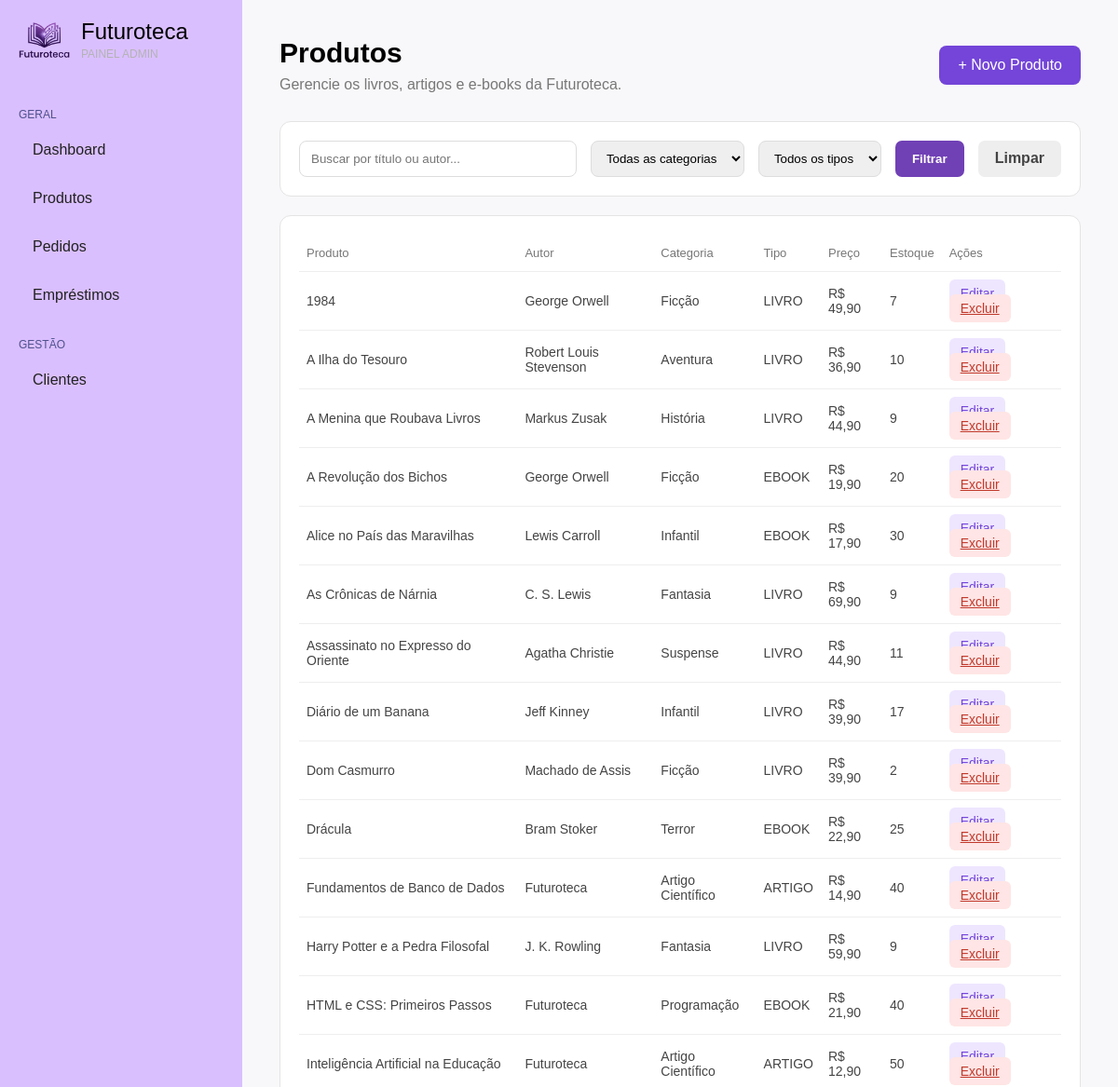
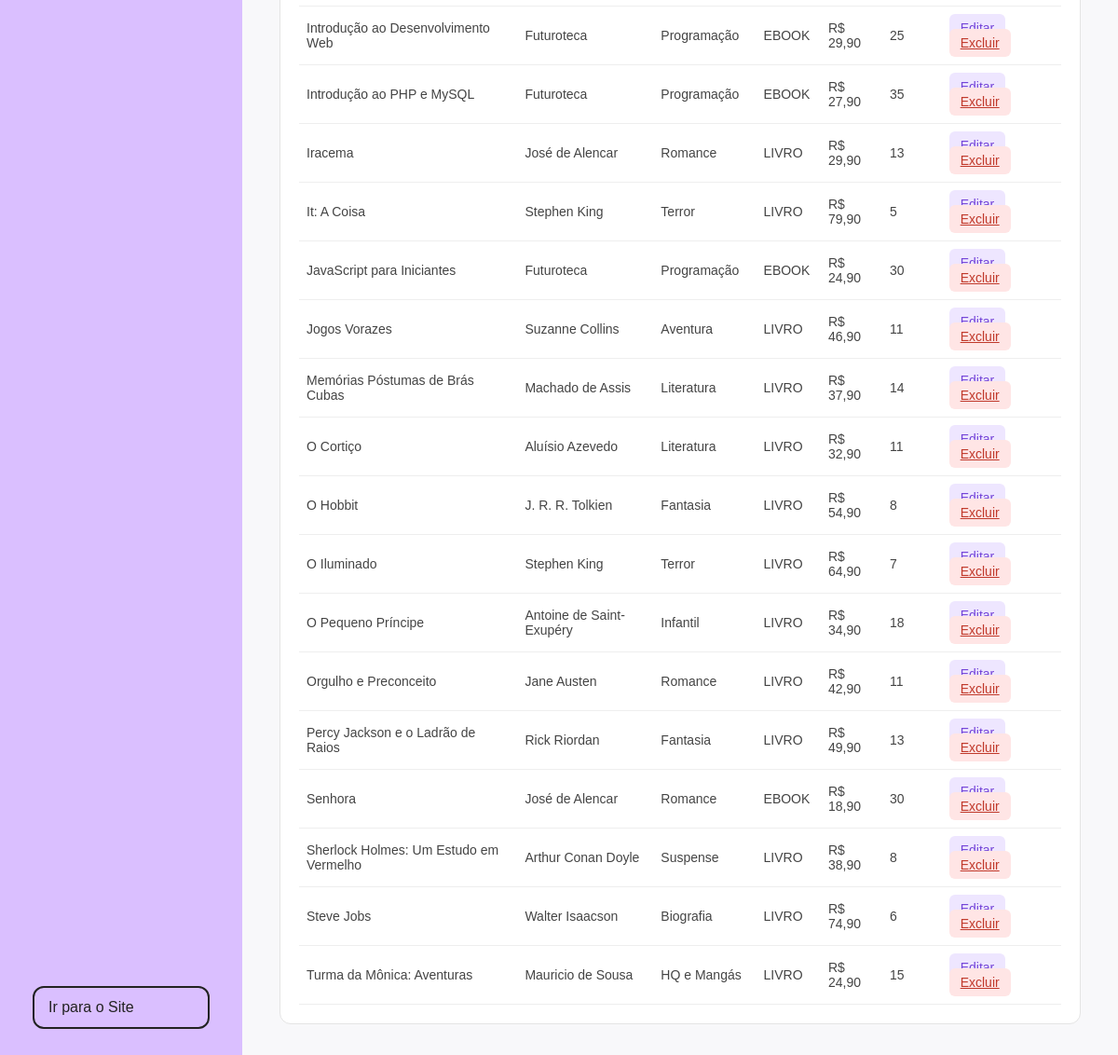
Screenshot of /dashboard/produtos.php (signed in) with the database file from the repository (2 pictures, top to bottom).
### tables this page shows
CREATE TABLE `produto` (
  `id_produto` int(11) NOT NULL,
  `titulo` varchar(150) NOT NULL,
  `autor` varchar(100) DEFAULT NULL,
  `categoria` varchar(80) NOT NULL,
  `tipo` enum('LIVRO','EBOOK','ARTIGO') NOT NULL,
  `preco` decimal(10,2) NOT NULL,
  `preco_promocional` decimal(10,2) DEFAULT NULL,
  `estoque` int(11) NOT NULL DEFAULT 0,
  `descricao` text DEFAULT NULL,
  `imagem` varchar(255) DEFAULT NULL
);

### dashboard/produtos.php (the view, shortened to what this page needs)
<?php
require_once '../crud.php';
$busca = $_GET["busca"] ?? "";
$sql = "SELECT * FROM produto WHERE 1=1";
$params = [];
$sql .= " ORDER BY titulo";
$stmt = $pdo->prepare($sql);
$stmt->execute($params);
$produtos = $stmt->fetchAll(PDO::FETCH_ASSOC);
?>
<!DOCTYPE html>
<html lang="pt-br">
<head>
    <link rel="stylesheet" href="../css/dashboard.css">
</head>
<body>
    <?php include 'partials/sidebar.php'; ?>
    <main class="conteudo">
        <div class="cabecalho-pagina">
            <div>
                <h1>Produtos</h1>
                <p>Gerencie os livros, artigos e e-books da Futuroteca.</p>
            </div>
            <a href="cadastrar-produto.php" class="btn-novo-produto">
                + Novo Produto
            </a>
        </div>
        <form method="GET" class="filtros-produtos">
            <input type="text" name="busca" placeholder="Buscar por título ou autor..."
                value="<?= htmlspecialchars($busca) ?>">
            <select name="categoria">
                <option value="">Todas as categorias</option>
            </select>
            <select name="tipo">
                <option value="">Todos os tipos</option>
            </select>
            <button type="submit" class="btn-filtrar">
                Filtrar
            </button>
            <a href="produtos.php" class="btn-limpar">
                Limpar
            </a>
        </form>
        <div class="tabela-produtos">
            <table>
                <thead>
                    <tr>
                        <th>Produto</th>
                        <th>Autor</th>
                        <th>Categoria</th>
                        <th>Tipo</th>
                        <th>Preço</th>
                        <th>Estoque</th>
                        <th>Ações</th>
                    </tr>
                </thead>
                <tbody>
                    <?php foreach ($produtos as $produto): ?>
                        <tr>
                            <td>
                                <?= htmlspecialchars($produto["titulo"]) ?>
                            </td>
                            <td>
                                <?= htmlspecialchars($produto["autor"]) ?>
                            </td>
                            <td>
                                <?= htmlspecialchars($produto["categoria"]) ?>
                            </td>
                            <td>
                                <?= htmlspecialchars($produto["tipo"]) ?>
                            </td>
                            <td>
                                R$ <?= number_format($produto["preco"], 2, ",", ".") ?>
                            </td>
                            <td>
                                <?= $produto["estoque"] ?>
                            </td>
                            <td>
                                <a href="editar-produto.php?id=<?= $produto['id_produto'] ?>" class="btn-editar">
                                    Editar
                                </a>
                                <a href="excluir-produto.php?id=<?= $produto['id_produto'] ?>" class="btn-excluir"
                                    onclick="return confirm('Tem certeza que deseja excluir este produto?')">
                                    Excluir
                                </a>
                            </td>
                        </tr>
                    <?php endforeach; ?>
                </tbody>
            </table>
        </div>
    </main>
</body>
</html>

### css/dashboard.css (style rules this page uses)
* { margin: 0; padding: 0; box-sizing: border-box; }
body { font-family: Arial, sans-serif; display: flex; background-color: #f7f7f7f7; }
.conteudo { flex: 1; padding: 40px; }
.conteudo { flex: 1; padding: 40px; background-color: #f8f8fa; }
table { width: 100%; border-collapse: collapse; }
th { text-align: left; color: #777; font-size: 13px; font-weight: 500; padding: 12px 8px; border-bottom: 1px solid #eeeeee; }
td { padding: 15px 8px; font-size: 14px; color: #444; border-bottom: 1px solid #eeeeee; }
.cabecalho-pagina { display: flex; justify-content: space-between; align-items: center; margin-bottom: 30px; }
.cabecalho-pagina h1 { font-size: 30px; margin-bottom: 8px; }
.cabecalho-pagina p { color: #777; }
.btn-novo-produto { background-color: #7445d8; color: white; border: none; padding: 12px 20px; border-radius: 8px; cursor: pointer; text-decoration: none; }
.filtros-produtos { display: flex; gap: 15px; background-color: white; padding: 20px; margin-bottom: 20px; border: 1px solid #e4e4e4; border-radius: 12px; }
.filtros-produtos input { flex: 1; }
.filtros-produtos input, .filtros-produtos select { padding: 10px 12px; border: 1px solid #ddd; border-radius: 8px; outline: none; }
.tabela-produtos { background-color: white; border: 1px solid #e4e4e4; border-radius: 12px; padding: 20px; }
.btn-editar, .btn-excluir { border: none; padding: 7px 12px; border-radius: 6px; cursor: pointer; }
.btn-editar { background-color: #eee6ff; color: #7445d8; }
.btn-excluir { background-color: #ffe5e5; color: #c0392b; }
.btn-filtrar { background-color: #7040b5; color: white; border: none; border-radius: 7px; padding: 10px 18px; font-weight: 600; cursor: pointer; transition: 0.2s; }
.btn-limpar { background-color: #eeeeee; color: #444; padding: 10px 18px; border-radius: 7px; text-decoration: none; font-weight: 600; transition: 0.2s; }

### rows the page displays
produto: titulo "1984", autor "George Orwell", categoria "Ficção", tipo "LIVRO", preco "49,90", estoque "7"
produto: titulo "A Ilha do Tesouro", autor "Robert Louis Stevenson", categoria "Aventura", tipo "LIVRO", preco "36,90", estoque "10"
produto: titulo "A Menina que Roubava Livros", autor "Markus Zusak", categoria "História", tipo "LIVRO", preco "44,90", estoque "9"
produto: titulo "A Revolução dos Bichos", autor "George Orwell", categoria "Ficção", tipo "EBOOK", preco "19,90", estoque "20"
produto: titulo "Alice no País das Maravilhas", autor "Lewis Carroll", categoria "Infantil", tipo "EBOOK", preco "17,90", estoque "30"
produto: titulo "As Crônicas de Nárnia", autor "C. S. Lewis", categoria "Fantasia", tipo "LIVRO", preco "69,90", estoque "9"
produto: titulo "Assassinato no Expresso do Oriente", autor "Agatha Christie", categoria "Suspense", tipo "LIVRO", preco "44,90", estoque "11"
produto: titulo "Diário de um Banana", autor "Jeff Kinney", categoria "Infantil", tipo "LIVRO", preco "39,90", estoque "17"
produto: titulo "Dom Casmurro", autor "Machado de Assis", categoria "Ficção", tipo "LIVRO", preco "39,90", estoque "2"
produto: titulo "Drácula", autor "Bram Stoker", categoria "Terror", tipo "EBOOK", preco "22,90", estoque "25"
produto: titulo "Fundamentos de Banco de Dados", autor "Futuroteca", categoria "Artigo Científico", tipo "ARTIGO", preco "14,90", estoque "40"
produto: titulo "Harry Potter e a Pedra Filosofal", autor "J. K. Rowling", categoria "Fantasia", tipo "LIVRO", preco "59,90", estoque "9"
produto: titulo "HTML e CSS: Primeiros Passos", autor "Futuroteca", categoria "Programação", tipo "EBOOK", preco "21,90", estoque "40"
produto: titulo "Inteligência Artificial na Educação", autor "Futuroteca", categoria "Artigo Científico", tipo "ARTIGO", preco "12,90", estoque "50"
produto: titulo "Introdução ao Desenvolvimento Web", autor "Futuroteca", categoria "Programação", tipo "EBOOK", preco "29,90", estoque "25"
produto: titulo "Introdução ao PHP e MySQL", autor "Futuroteca", categoria "Programação", tipo "EBOOK", preco "27,90", estoque "35"
produto: titulo "Iracema", autor "José de Alencar", categoria "Romance", tipo "LIVRO", preco "29,90", estoque "13"
produto: titulo "It: A Coisa", autor "Stephen King", categoria "Terror", tipo "LIVRO", preco "79,90", estoque "5"
produto: titulo "JavaScript para Iniciantes", autor "Futuroteca", categoria "Programação", tipo "EBOOK", preco "24,90", estoque "30"
produto: titulo "Jogos Vorazes", autor "Suzanne Collins", categoria "Aventura", tipo "LIVRO", preco "46,90", estoque "11"
produto: titulo "Memórias Póstumas de Brás Cubas", autor "Machado de Assis", categoria "Literatura", tipo "LIVRO", preco "37,90", estoque "14"
produto: titulo "O Cortiço", autor "Aluísio Azevedo", categoria "Literatura", tipo "LIVRO", preco "32,90", estoque "11"
produto: titulo "O Hobbit", autor "J. R. R. Tolkien", categoria "Fantasia", tipo "LIVRO", preco "54,90", estoque "8"
produto: titulo "O Iluminado", autor "Stephen King", categoria "Terror", tipo "LIVRO", preco "64,90", estoque "7"
produto: titulo "O Pequeno Príncipe", autor "Antoine de Saint-Exupéry", categoria "Infantil", tipo "LIVRO", preco "34,90", estoque "18"
produto: titulo "Orgulho e Preconceito", autor "Jane Austen", categoria "Romance", tipo "LIVRO", preco "42,90", estoque "11"
produto: titulo "Percy Jackson e o Ladrão de Raios", autor "Rick Riordan", categoria "Fantasia", tipo "LIVRO", preco "49,90", estoque "13"
produto: titulo "Senhora", autor "José de Alencar", categoria "Romance", tipo "EBOOK", preco "18,90", estoque "30"
produto: titulo "Sherlock Holmes: Um Estudo em Vermelho", autor "Arthur Conan Doyle", categoria "Suspense", tipo "LIVRO", preco "38,90", estoque "8"
produto: titulo "Steve Jobs", autor "Walter Isaacson", categoria "Biografia", tipo "LIVRO", preco "74,90", estoque "6"
produto: titulo "Turma da Mônica: Aventuras", autor "Mauricio de Sousa", categoria "HQ e Mangás", tipo "LIVRO", preco "24,90", estoque "15"
